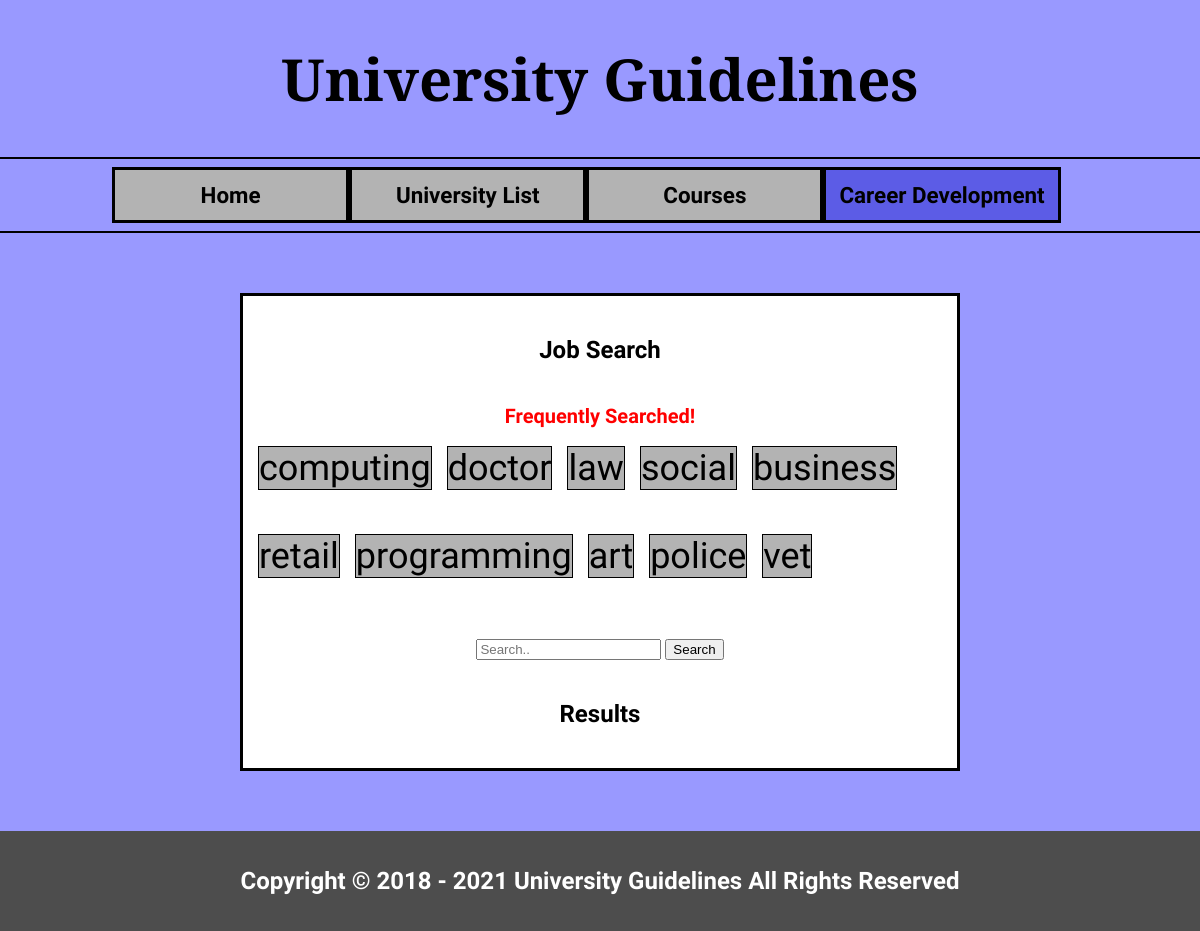
The page /pages/careerDev.php on the database its author committed.
### tables this page shows
CREATE TABLE IF NOT EXISTS `jobsFrequency` (
  `id` int(11) NOT NULL AUTO_INCREMENT,
  `name` varchar(50) NOT NULL,
  `occurence` int(11) NOT NULL,
  PRIMARY KEY (`id`)
);

### php_database/functions.php (the view, shortened to what this page needs)
<?php
function displayJobs(){
$conn=db();
        $stmt=$conn->prepare("SELECT name FROM jobsFrequency ORDER BY occurence DESC LIMIT 10");
        $stmt->execute();
        if($stmt->rowCount()>0){
                while($row=$stmt->fetch(PDO::FETCH_ASSOC)){
                        echo "<p id='tagcloud'>".$row['name']."</p>";
                }
        }
        else{
                echo "There is nothing here";
        }
}
?>

### include/header.php (shortened to what this page needs)
<!DOCTYPE html>
<html lang="en">
    <head>
        <link rel="stylesheet" type="text/css" href="style/style.css">
        <link rel="stylesheet" type="text/css" href="style/nav.css">
        <link rel="stylesheet" type="text/css" href="style/mobile.css">
        <link rel="stylesheet" type="text/css" href="style/tablet.css">
        <link rel="stylesheet" type="text/css" href="style/smallNotebook.css">
        <link rel="stylesheet" type="text/css" href="style/phablet.css">
        <link rel="stylesheet" type="text/css" href="style/table.css">
    </head>
    <body>
        <div class="bannerArea">
            <h1 class="mainHeading">University Guidelines</h1>
        </div>

### include/nav_pages.php (shortened to what this page needs)
<hr>
<div id="nav">
    <ul>
        <li><a class="<?php if($currentPage =='index'){echo 'active';}?>" href="../index.php">Home</a></li>
        <li><a id="uniListAPI" class="<?php if($currentPage =='universityList'){echo 'active';}?>" href="../pages/universityList.php">University List</a></li>
        <li><a class="<?php if($currentPage =='courses'){echo 'active';}?>" href="../pages/courses.php">Courses</a></li>
        <li><a class="<?php if($currentPage =='careerDev'){echo 'active';}?>" href="../pages/careerDev.php"><span class ="longText">Career Development</span><span class ="shortText">Careers</span></a></li>
    </ul>
</div>
<hr>

### pages/careerDev.php (shortened to what this page needs)
<?php
include "../php_database/functions.php";
$currentPage = 'careerDev';
include "../include/header.php";
include "../include/nav_pages.php";
?>
<main id="jobsContent">
    <h2>Job Search</h2>
    <p id="note">Frequently Searched!</p>
    <?php displayJobs(); ?>
    <div id="jobSearch">
        <form method="post" action="<?php echo $_SERVER["PHP_SELF"];?>">
            <input type="text" id="jobField" placeholder = "Search.." name="search">
            <button type="submit" id="searchJobs" name="submit">Search</button>
        </form>
    </div>
    <h2>Results</h2>
</main>
<?php
include "../include/footer.php";
?>

### include/footer.php (shortened to what this page needs)
<footer id="footer">
    <h2>Copyright &copy; 2018 - 2021 University Guidelines All Rights Reserved</h2>
</footer>
</body>
</html>

### style/style.css (style rules this page uses)
* { box-sizing: border-box; }
html, body { width: 100%; height: 100%; margin: 0px; padding: 0px; overflow-x: hidden; }
body { width: 100%; background-color: #9999ff; font-family: 'Gentium Basic', serif; }
.mainHeading { background-color: #9999ff; font-family: 'Alegreya', serif; font-size: 58px; width: 100%; text-align: center; }
#footer { display: block; overflow: auto; background-color: #4D4D4D; width: 100%; padding: 1em; }
#footer h2 { text-align: center; color: white; }
ul { list-style: none; }
#jobsContent { width: 60%; min-height: 400px; border-style: solid; background-color: white; margin-left: 20%; padding: 0; margin-top: 5%; margin-bottom: 5%; }
#jobsContent h2 { text-align: center; margin: 40px; }
#jobSearch { margin-top: 25px; text-align: center; }
#note { text-align: center; font-size: 20px; margin-bottom: 10px; color: red; font-weight: bold; }
#tagcloud { display: inline-block; font-size: 36px; margin-left: 15px; margin-top: 8px; background-color: #b3b3b3; border:1px solid black; }

### style/nav.css (style rules this page uses)
hr { border: 1px solid black; }
#nav { cursor: default; margin:0 -10px; width:auto; height: auto; background-color: #9999ff; display: flex; }
#nav ul { list-style: none; text-align: center; padding: 0; overflow: auto; width: 80%; margin: 0 auto; }
#nav li { background-color: #b3b3b3; font-family: 'Gentium Basic', serif; font-weight: bold; font-size: 1.4em; line-height: 50px; height: auto; border-bottom: none; float: left; border:solid; width: 24.3%; }
#nav a { text-decoration: none; color: #000; display:block; transition: .3s background-color; }
.active { background-color: #5c5ce6; color: #000; cursor: default; color:white; }

### rows shown on the page
jobsfrequency: name "computing"
jobsfrequency: name "doctor"
jobsfrequency: name "law"
jobsfrequency: name "social"
jobsfrequency: name "business"
jobsfrequency: name "retail"
jobsfrequency: name "programming"
jobsfrequency: name "art"
jobsfrequency: name "police"
jobsfrequency: name "vet"
